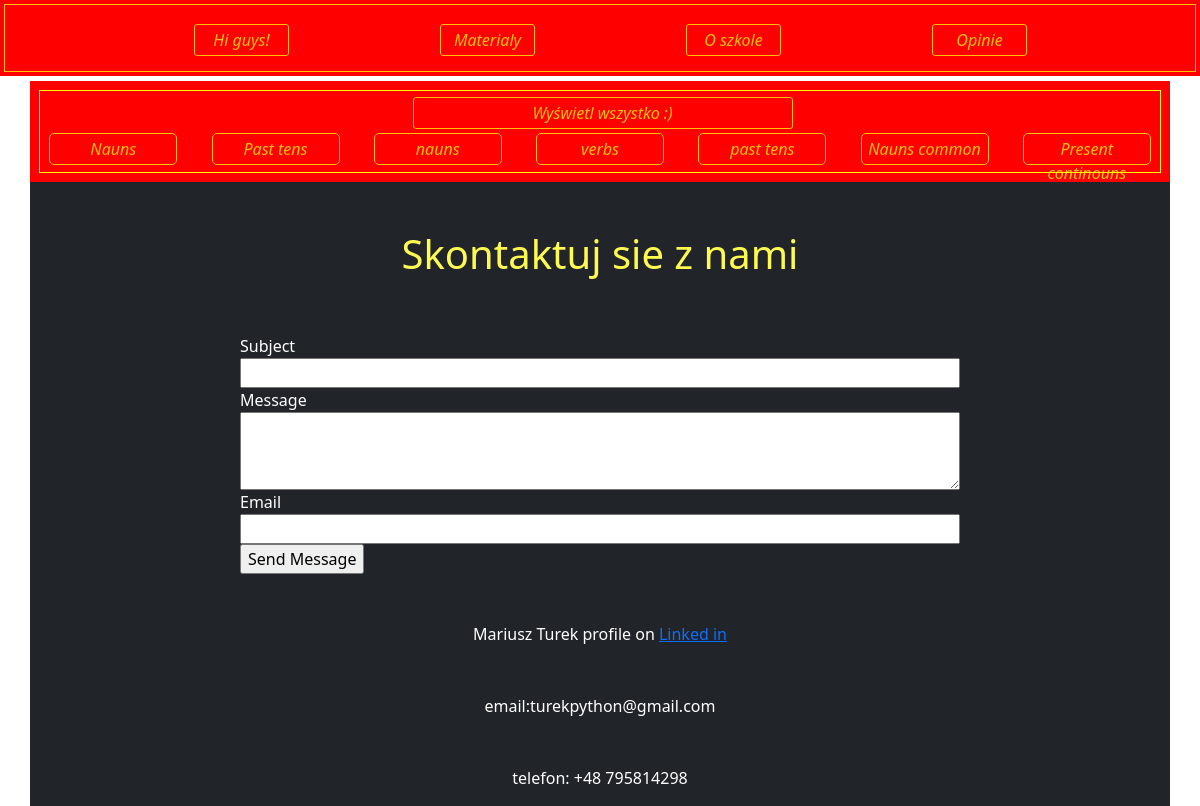
The page /m on the database as committed earlier.
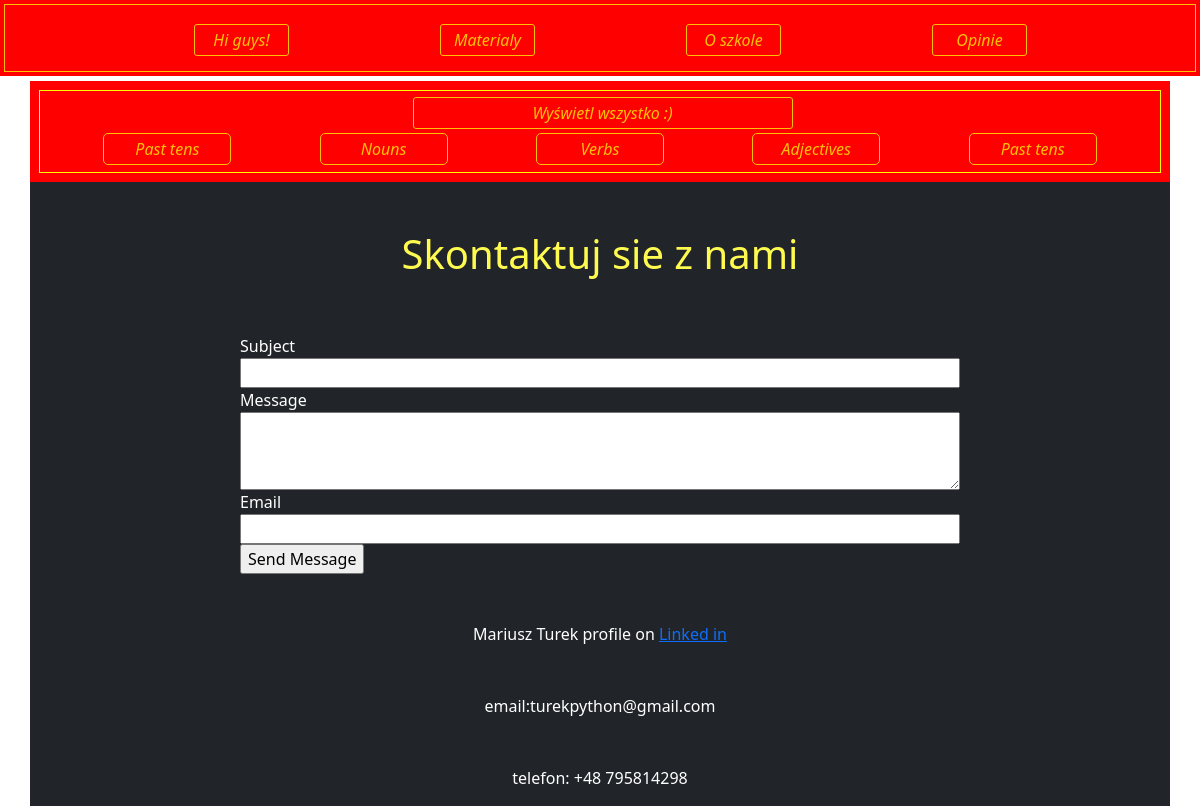
The same page on the database as committed later.
### pageb/models.py (models this page shows, shortened)
class Category(models.Model):
    name = models.CharField(null=True, max_length=50)

### pageb/views.py (the view)
# urls.py: path('m', materialy, name='materialy'),
def materialy(request):
    categories = Category.objects.all()
    category_id = request.GET.get('cat')
    if category_id:
        products = Gallery.objects.filter(category = category_id)
    else:
        products = Gallery.objects.all()
    context = {'products': products, 'categories': categories}
    return render(request, 'materialy.html', context)

### pageb/templates/materialy.html (shortened to what this page needs)
{% extends 'base.html' %}
{% load static %}
{% block content %}
<div class="container materialy" id=" materialy" style="background-color: red">
  <div class="row justify-content-center">
    <div class="col-6 col-md-4 text-center mt-3 bord all-categories-button" >
      <a href="{% url 'materialy' %}"  class="mainnavbar-buttons">Wyświetl wszystko :)</a>
    </div>
    <div class="col-12"  >
      <div class="row row-cols-2 row-cols-md-4 row-cols-xxl-5 justify-content-evenly">
        {% for category in categories %}
        <div class = "col bord1">
          <a href="{% url 'materialy' %}?cat={{category.id}}" class="text-center mx-auto d-block materials-buttons">{{category.name}}</a>
        </div>
        {% endfor %}
      </div>
    </div>
  </div>
</div>
{% endblock %}

Rows that differ between the two databases and show on the page:
removed Category: name "Nauns"
removed Category: name "nauns"
removed Category: name "verbs"
removed Category: name "past tens"
removed Category: name "Nauns common"
removed Category: name "Present continouns"
added Category: name "Nouns"
added Category: name "Verbs"
added Category: name "Adjectives"
added Category: name "Past tens"
